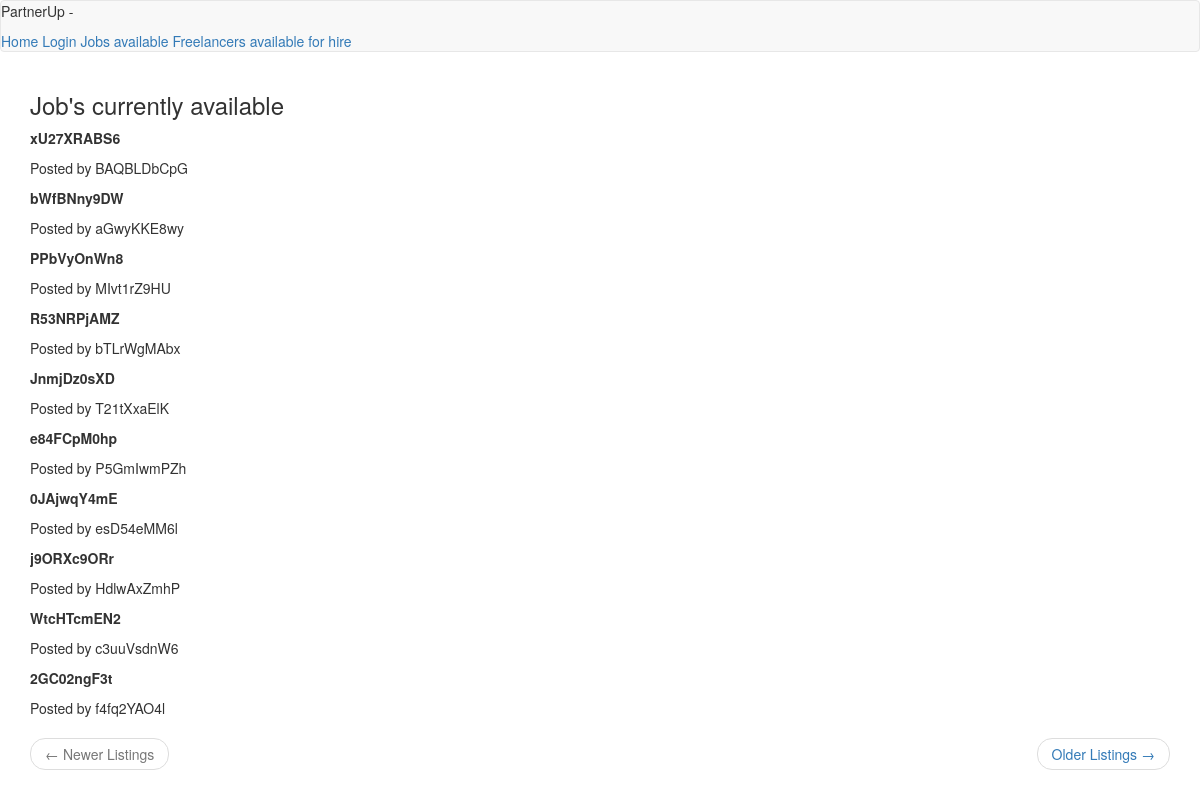
Page /jobs on the committed database.
### app/models.py (models this page shows, shortened)
class Job(db.Model):
    id = db.Column(db.Integer, primary_key=True)
    name = db.Column(db.String(64), index=True)
    job_description = db.Column(db.String(1000))
    offer_price = db.Column(db.Integer, index=True)
    job_type = db.Column(db.String(200), index=True)
    equity_job = db.Column(db.Boolean)
    posted_on = db.Column(db.DateTime)
    estimated_developement_time = db.Column(db.String(40), index=True)
    is_complete = db.Column(db.Boolean)
    startup_id = db.Column(db.Integer, db.ForeignKey('startup.id'))
    user_id = db.Column(db.Integer, db.ForeignKey('user.id'))
    def info(self):
        return '<Job {0}>'.format(self.name)
    __repr__ = info

class Startup(UserMixin, db.Model):
    id = db.Column(db.Integer, primary_key=True)
    company_name = db.Column(db.String(64), index=True, unique=True)
    founded_date = db.Column(db.DateTime, index=True, default=datetime.utcnow)
    website = db.Column(db.String(64), unique=True, index=True)
    email = db.Column(db.String(64), unique=True, index=True)
    """
    information that should be available to developers who
    are considering taking equity in the firm
    """
    access_to_financials = db.Column(db.Boolean) # this can be marked with a check mark
    previously_funded = db.Column(db.Boolean) # this can be marked with a check
    certificate_of_incorporation = db.Column(db.Boolean, default=True)
    state_of_incorporation = db.Column(db.String(64), default='Delaware')
    company_type = db.Column(db.String(64), default='C-Corp')
    taxID = db.Column(db.String(64), default='00-0000000')
    description = db.Column(db.String(1000))
    user_id = db.Column(db.Integer, db.ForeignKey('user.id'))
    logo_data = db.Column(db.String(400))
    jobs = db.relationship('Job', backref='company', lazy='dynamic')
    reviews = db.relationship('Reviews', backref='company', lazy='dynamic')
    def info(self):
        return "<Startup {0}>".format(self.company_name)
    __repr__ = info

### app/routes.py (the view)
@app.route('/jobs')
def jobs_available():
    page = request.args.get('page', 1, type=int)
    jobs = Job.query.order_by(Job.posted_on.desc()).paginate(
    page, app.config['JOBS_PER_EXPLORE_PAGE'], False
    )
    next_url = (url_for('jobs_available', page=jobs.next_num) if jobs.has_next else None)
    prev_url = (url_for('jobs_available', page=jobs.prev_num) if jobs.has_prev else None)
    return render_template("dashboards/jobs_available.html", title='Jobs available',\
    jobs=jobs.items, next_url=next_url, prev_url=prev_url)

### app/routes.py (called while the page is built)
@app.before_request
def before_request():
    if current_user.is_authenticated:
        current_user.last_seen = datetime.utcnow()
        db.session.commit()

### app/templates/dashboards/jobs_available.html
{% extends "base.html" %}
{% block app_content %}
  <h3> Job's currently available </h3>
  {% for job in jobs %}
    <b><p>{{ job.name }}</p></b>
    <p> Posted by {{ job.company.company_name }}</p>
  {% endfor %}
  <nav aria-label="...">
       <ul class="pager">
           <li class="previous{% if not prev_url %} disabled{% endif %}">
               <a href="{{ prev_url or '#' }}">
                   <span aria-hidden="true">&larr;</span> Newer Listings
               </a>
           </li>
           <li class="next{% if not next_url %} disabled{% endif %}">
               <a href="{{ next_url or '#' }}">
                   Older Listings <span aria-hidden="true">&rarr;</span>
               </a>
           </li>
       </ul>
   </nav>
{% endblock %}

### app/templates/base.html (shortened to what this page needs)
{% extends "bootstrap/base.html" %}
{% block navbar %}
  <nav class="navbar navbar-default">
    <p>  PartnerUp - {{ current_user.username }} </p>
<a href="{{ url_for('index') }}">Home</a>
{% if current_user.is_anonymous %}
<a href="{{ url_for('login') }}">Login</a>
            {% else %}
<a href="{{ url_for('logout') }}">Logout</a>
            {% endif %}
<a href="{{ url_for('jobs_available') }}">Jobs available</a>
<a href="{{ url_for('freelancers_available' )}}">Freelancers available for hire</a>
</nav>
{% endblock %}
{% block content %}
<div class="container">
    {% block app_content %}{% endblock %}
</div>
{% endblock %}

### rows in the picture
Job: name "xU27XRABS6", company.company_name "BAQBLDbCpG"
Job: name "bWfBNny9DW", company.company_name "aGwyKKE8wy"
Job: name "PPbVyOnWn8", company.company_name "MIvt1rZ9HU"
Job: name "R53NRPjAMZ", company.company_name "bTLrWgMAbx"
Job: name "JnmjDz0sXD", company.company_name "T21tXxaElK"
Job: name "e84FCpM0hp", company.company_name "P5GmIwmPZh"
Job: name "0JAjwqY4mE", company.company_name "esD54eMM6l"
Job: name "j9ORXc9ORr", company.company_name "HdlwAxZmhP"
Job: name "WtcHTcmEN2", company.company_name "c3uuVsdnW6"
Job: name "2GC02ngF3t", company.company_name "f4fq2YAO4l"
